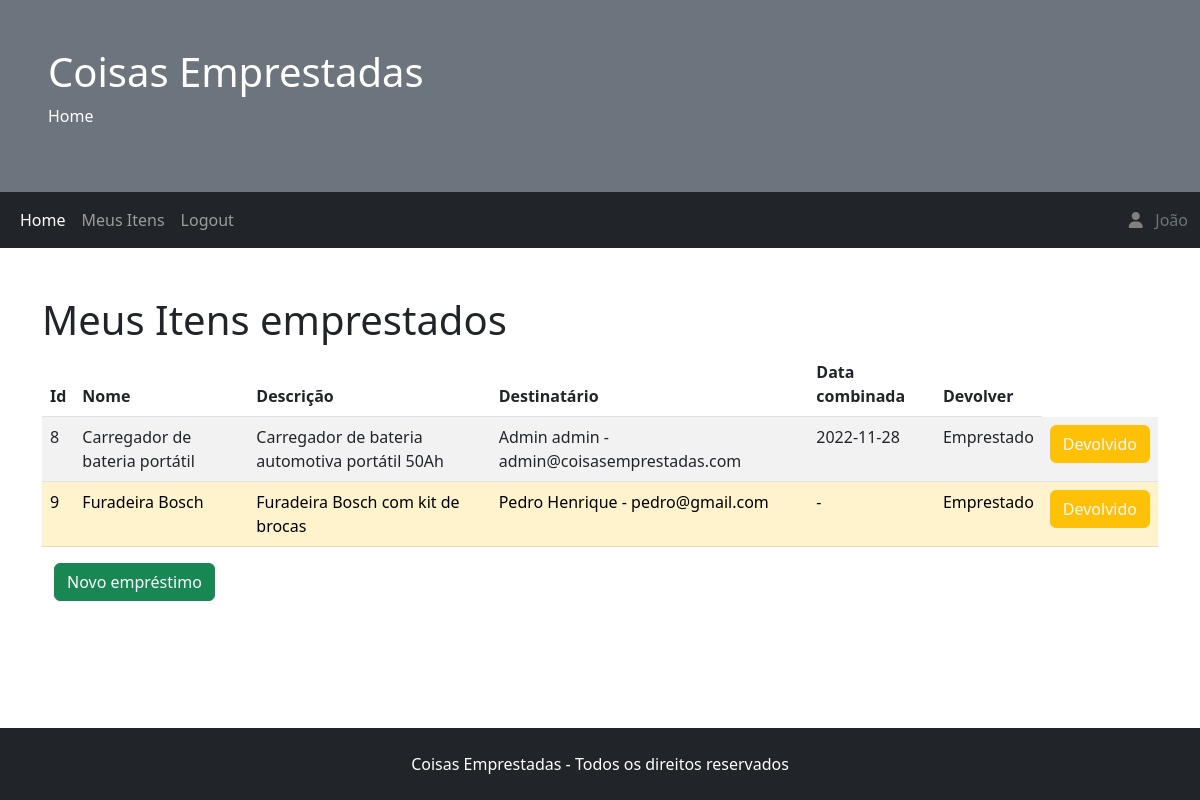
The page /home.php (signed in) on the database its author committed.
### tables this page shows
CREATE TABLE `emprestimo` (
  `id` int(11) NOT NULL AUTO_INCREMENT,
  `idItem` int(11) NOT NULL,
  `idDestinatario` int(11) NOT NULL,
  `dataEmprestimo` varchar(30) NOT NULL,
  `dataCombinada` varchar(30) DEFAULT NULL,
  `dataDevolucao` varchar(30) DEFAULT NULL,
  PRIMARY KEY (`id`),
  KEY `idItem` (`idItem`),
  KEY `idDestinatario` (`idDestinatario`),
  CONSTRAINT `emprestimo_ibfk_1` FOREIGN KEY (`idItem`) REFERENCES `item` (`id`),
  CONSTRAINT `emprestimo_ibfk_2` FOREIGN KEY (`idDestinatario`) REFERENCES `usuario` (`id`)
);

CREATE TABLE `item` (
  `id` int(11) NOT NULL AUTO_INCREMENT,
  `nome` varchar(100) NOT NULL,
  `descricao` varchar(100) DEFAULT NULL,
  `proprietario` int(11) DEFAULT NULL,
  `status` int(11) DEFAULT NULL,
  PRIMARY KEY (`id`),
  KEY `proprietario` (`proprietario`),
  CONSTRAINT `item_ibfk_1` FOREIGN KEY (`proprietario`) REFERENCES `usuario` (`id`)
);

CREATE TABLE `usuario` (
  `id` int(11) NOT NULL AUTO_INCREMENT,
  `nome` varchar(25) NOT NULL,
  `sobrenome` varchar(25) NOT NULL,
  `email` varchar(50) NOT NULL,
  `senha` varchar(200) NOT NULL,
  `admin` tinyint(1) NOT NULL,
  PRIMARY KEY (`id`)
);

### home.php (the view, shortened to what this page needs)
<?php
include('db_connect.php');
?>
<!doctype html>
<html>
<head>
    <link href="https://cdn.jsdelivr.net/npm/bootstrap@5.2.2/dist/css/bootstrap.min.css" rel="stylesheet">
</head>
<body>
    <header class="p-5 bg-secondary text-white">
        <h1>Coisas Emprestadas</h1>
        <p>Home</p>
    </header>
    <nav class="navbar navbar-expand-sm bg-dark navbar-dark">
        <div class="container-fluid">
            <ul class="navbar-nav">
                <li class="nav-item">
                    <a class="nav-link active" href="home.php">Home</a>
                </li>
                <li class="nav-item">
                    <a class="nav-link" href="meusitens.php">Meus Itens</a>
                </li>
                <li class="nav-item">
                    <a class="nav-link" href="logout.php">Logout</a>
                </li>
            </ul>
            <?php
            $nome = $_SESSION['nome'];
            echo "<a class=\"nav-link float-end text-secondary mr-5\" href=\"meusdados.php\"><i class=\"fas fa-user\" style=\"color:gray\"></i>&nbsp;&nbsp;&nbsp;$nome</a>"
            ?>
        </div>
    </nav>
    <article class="container mt-5" style="margin-bottom: 150px;">
        <div>
            <h1>Meus Itens emprestados</h1>
        </div>
        <div>
            <table class="table table-striped">
                <thead>
                    <tr>
                        <th>Id</th>
                        <th>Nome</th>
                        <th>Descrição</th>
                        <th>Destinatário</th>
                        <th>Data combinada</th>
                        <th>Devolver</th>
                    </tr>
                </thead>
                <tbody>
                    <?php
                    $id = $_SESSION['userId'];
                    $sql = "select i.id, i.nome, i.descricao, e.id as idEmprestimo, u.nome as destNome, u.sobrenome as destSobrenome, u.email as destEmail, e.dataCombinada from item i
                    join emprestimo e on i.id = e.idItem and e.dataDevolucao is NULL
                    join usuario u on e.idDestinatario = u.id
                    WHERE proprietario = $id and i.status = 1";
                    $result = $conn->query($sql);
                    if ($result->num_rows > 0) {
                        while ($row = $result->fetch_assoc()) {
                            $itemId = $row['id'];
                            $nome = $row['nome'];
                            $desc = substr($row['descricao'], 0, 50);
                            $dest = $row['destNome'] . " " . $row['destSobrenome'] . " - " . $row['destEmail'];
                            $dataCombinada = empty($row['dataCombinada']) ? " - " : $row['dataCombinada'];
                            if (empty($row['dataCombinada']) || date('Y-m-d') >= $row['dataCombinada']) {
                                $tableItem = "<tr class=table-warning>";
                            } else {
                                $tableItem = "<tr>";
                            }
                            $tableItem =  $tableItem . "
                                    <td>$itemId</td>
                                    <td>$nome</td>
                                    <td>$desc</td>
                                    <td>$dest</td>
                                    <td>$dataCombinada</td>";
                            $tableItem = $tableItem . "<td>Emprestado</td><td><a href=\"devolverItem.php?item=$itemId&from=home.php\"><button type=\"button\" class=\"btn btn-warning text-light\">Devolvido</button></a></td></tr>";
                            echo $tableItem;
                        }
                    }
                    ?>
                </tbody>
            </table>
        </div>
        <div class="container">
            <a href="emprestarItem.php?from=home.php"><button type="button" class="btn btn-success">Novo empréstimo</button></a>
        </div>
    </article>
    <footer class="mt-5 p-4 bg-dark text-white text-center" style="position: fixed;left: 0;bottom: 0;width: 100%;">
        Coisas Emprestadas - Todos os direitos reservados
    </footer>
</body>
</html>

### rows shown on the page
emprestimo: idItem "8", idItem.nome "Carregador de bateria portátil", idItem.descricao "Carregador de bateria automotiva portátil 50Ah", idDestinatario.email "Admin admin - admin@coisasemprestadas.com", dataCombinada "2022-11-28"
emprestimo: idItem "9", idItem.nome "Furadeira Bosch", idItem.descricao "Furadeira Bosch com kit de brocas", idDestinatario.email "Pedro Henrique - pedro@gmail.com", dataCombinada "-"

### other values the page prints
$nome "João"
